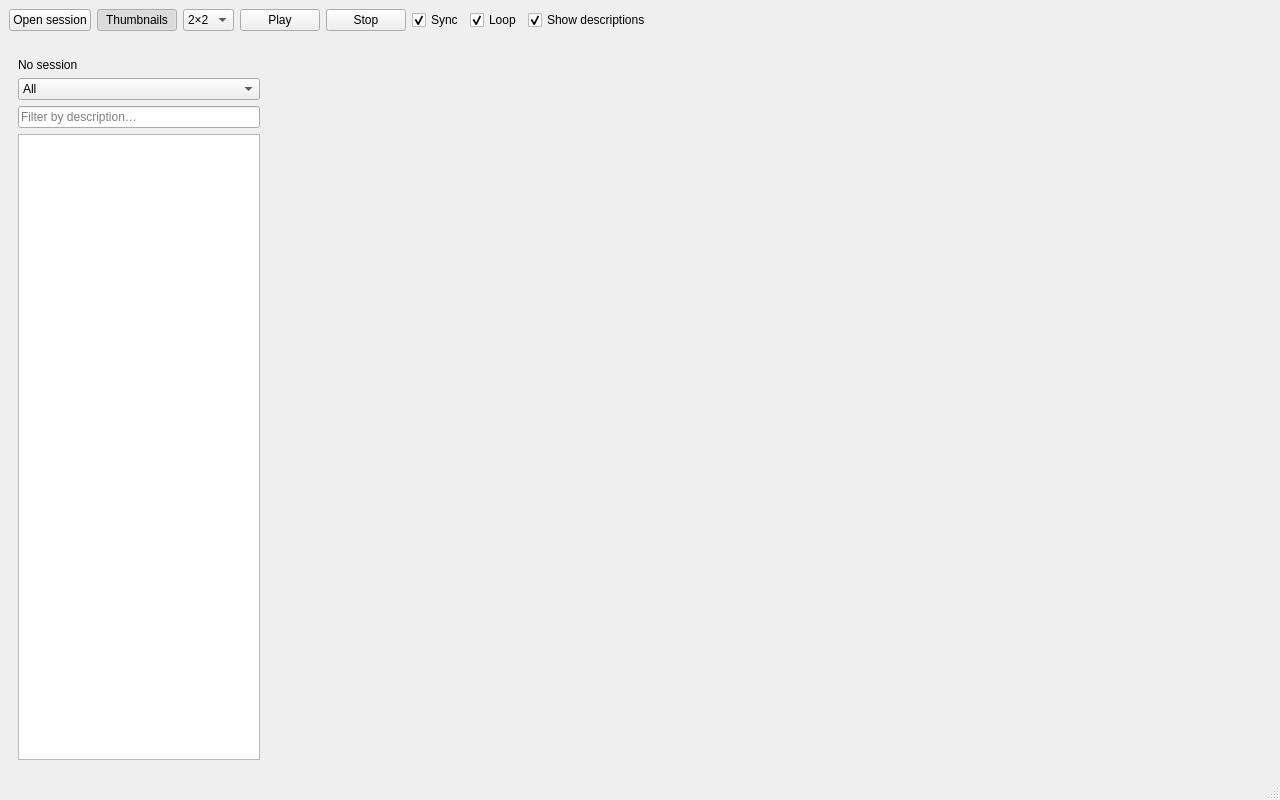
<?xml version="1.0" encoding="UTF-8"?>
<ui version="4.0">
 <class>ViewerWindow</class>
 <widget class="QMainWindow" name="ViewerWindow">
  <property name="geometry">
   <rect>
    <x>0</x>
    <y>0</y>
    <width>1280</width>
    <height>800</height>
   </rect>
  </property>
  <property name="windowTitle">
   <string>Echo Viewer</string>
  </property>
  <widget class="QWidget" name="centralwidget">
   <layout class="QVBoxLayout" name="verticalLayout">
    <property name="leftMargin">
     <number>0</number>
    </property>
    <property name="topMargin">
     <number>0</number>
    </property>
    <property name="rightMargin">
     <number>0</number>
    </property>
    <property name="bottomMargin">
     <number>0</number>
    </property>
    <property name="spacing">
     <number>0</number>
    </property>
    <item>
     <widget class="QFrame" name="toolbarFrame">
      <layout class="QHBoxLayout" name="toolbarLayout">
       <item>
        <widget class="QPushButton" name="openSessionButton">
         <property name="text">
          <string>Open session</string>
         </property>
        </widget>
       </item>
       <item>
        <widget class="QPushButton" name="thumbnailsButton">
         <property name="text">
          <string>Thumbnails</string>
         </property>
         <property name="checkable">
          <bool>true</bool>
         </property>
         <property name="checked">
          <bool>true</bool>
         </property>
        </widget>
       </item>
       <item>
        <widget class="QComboBox" name="layoutCombo">
         <item>
          <property name="text">
           <string>1×1</string>
          </property>
         </item>
         <item>
          <property name="text">
           <string>2×2</string>
          </property>
         </item>
         <property name="currentIndex">
          <number>1</number>
         </property>
        </widget>
       </item>
       <item>
        <widget class="QPushButton" name="playButton">
         <property name="text">
          <string>Play</string>
         </property>
        </widget>
       </item>
       <item>
        <widget class="QPushButton" name="stopButton">
         <property name="text">
          <string>Stop</string>
         </property>
        </widget>
       </item>
       <item>
        <widget class="QCheckBox" name="syncCheckBox">
         <property name="text">
          <string>Sync</string>
         </property>
         <property name="checked">
          <bool>true</bool>
         </property>
        </widget>
       </item>
       <item>
        <widget class="QCheckBox" name="loopCheckBox">
         <property name="text">
          <string>Loop</string>
         </property>
         <property name="checked">
          <bool>true</bool>
         </property>
        </widget>
       </item>
       <item>
        <widget class="QCheckBox" name="descriptionsCheckBox">
         <property name="text">
          <string>Show descriptions</string>
         </property>
         <property name="checked">
          <bool>true</bool>
         </property>
        </widget>
       </item>
       <item>
        <spacer name="toolbarSpacer">
         <property name="orientation">
          <enum>Qt::Orientation::Horizontal</enum>
         </property>
         <property name="sizeHint" stdset="0">
          <size>
           <width>40</width>
           <height>20</height>
          </size>
         </property>
        </spacer>
       </item>
      </layout>
     </widget>
    </item>
    <item>
     <widget class="QWidget" name="bodyWidget" native="true">
      <layout class="QHBoxLayout" name="bodyLayout">
       <item>
        <widget class="QFrame" name="leftPanel">
         <property name="minimumSize">
          <size>
           <width>220</width>
           <height>0</height>
          </size>
         </property>
         <property name="maximumSize">
          <size>
           <width>260</width>
           <height>16777215</height>
          </size>
         </property>
         <layout class="QVBoxLayout" name="leftPanelLayout">
          <item>
           <widget class="QLabel" name="sessionLabel">
            <property name="text">
             <string>No session</string>
            </property>
           </widget>
          </item>
          <item>
           <widget class="QComboBox" name="filterCombo">
            <item>
             <property name="text">
              <string>All</string>
             </property>
            </item>
            <item>
             <property name="text">
              <string>Video only</string>
             </property>
            </item>
            <item>
             <property name="text">
              <string>Image only</string>
             </property>
            </item>
           </widget>
          </item>
          <item>
           <widget class="QLineEdit" name="descriptionFilterEdit">
            <property name="placeholderText">
             <string>Filter by description…</string>
            </property>
            <property name="clearButtonEnabled">
             <bool>true</bool>
            </property>
           </widget>
          </item>
          <item>
           <widget class="QListWidget" name="thumbnailList">
            <property name="viewMode">
             <enum>QListView::ViewMode::IconMode</enum>
            </property>
            <property name="resizeMode">
             <enum>QListView::ResizeMode::Adjust</enum>
            </property>
            <property name="iconSize">
             <size>
              <width>180</width>
              <height>120</height>
             </size>
            </property>
            <property name="gridSize">
             <size>
              <width>200</width>
              <height>200</height>
             </size>
            </property>
            <property name="wordWrap">
             <bool>true</bool>
            </property>
            <property name="uniformItemSizes">
             <bool>true</bool>
            </property>
           </widget>
          </item>
         </layout>
        </widget>
       </item>
       <item>
        <widget class="QWidget" name="gridContainer">
         <layout class="QGridLayout" name="gridLayout">
          <property name="leftMargin">
           <number>4</number>
          </property>
          <property name="topMargin">
           <number>4</number>
          </property>
          <property name="rightMargin">
           <number>4</number>
          </property>
          <property name="bottomMargin">
           <number>4</number>
          </property>
          <property name="spacing">
           <number>4</number>
          </property>
         </layout>
        </widget>
       </item>
      </layout>
     </widget>
    </item>
   </layout>
  </widget>
  <widget class="QStatusBar" name="statusbar"/>
 </widget>
 <resources/>
 <connections/>
</ui>
